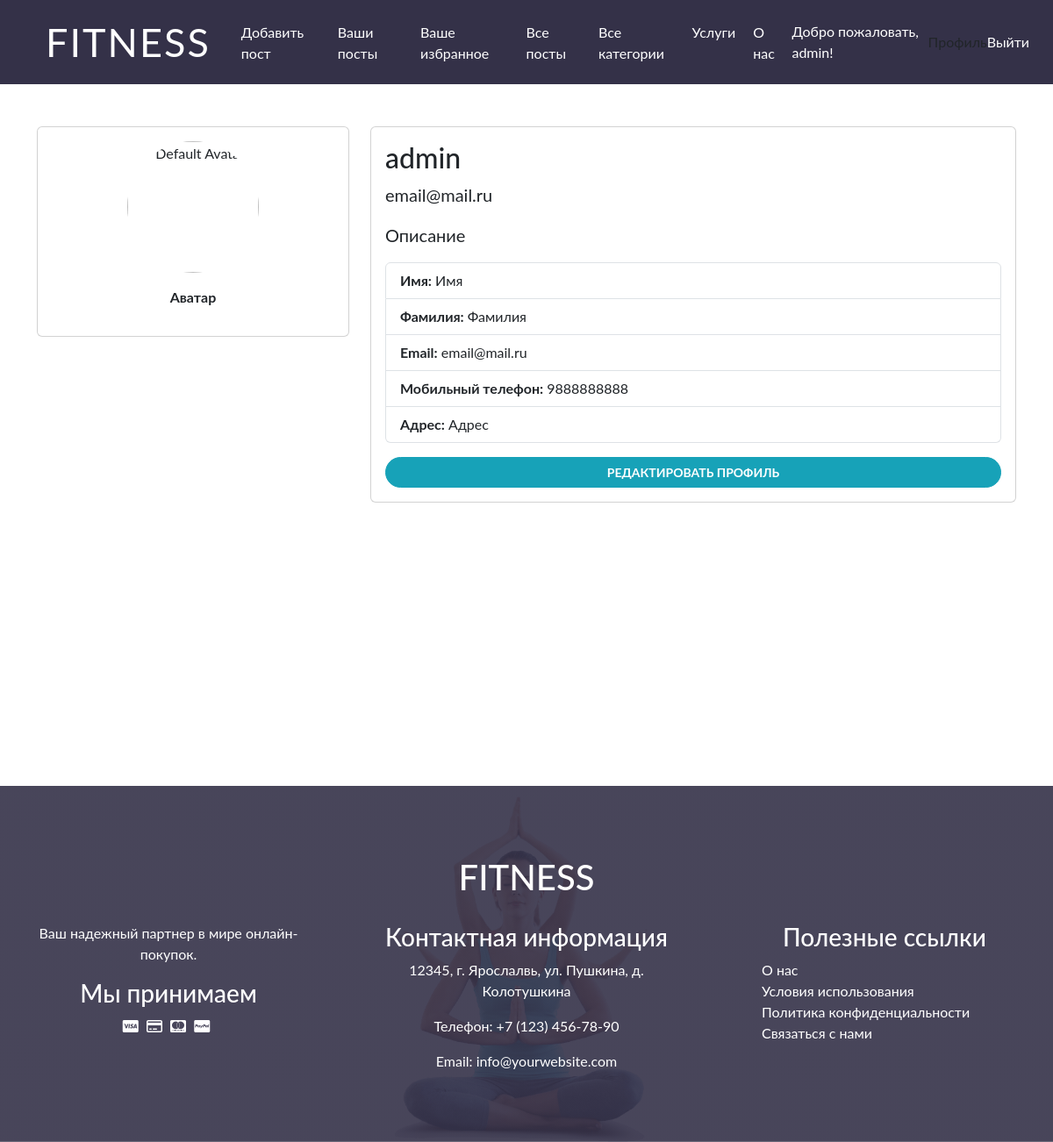
/profile/ (signed in), run on the app's committed database.
### blog/models.py (models this page shows, shortened)
class UserProfile(models.Model):
    user = models.OneToOneField(User, related_name='profile', on_delete=models.CASCADE)
    avatar = models.ImageField(upload_to='media/users/avatars/', null=True, blank=True)
    description = models.TextField(blank=True)
    first_name = models.CharField(max_length=255, blank=True)
    last_name = models.CharField(max_length=255, blank=True)
    email = models.EmailField(blank=True)
    mobile_number = models.CharField(max_length=20, blank=True)
    address_line1 = models.CharField(max_length=255, blank=True)
    class Meta:
        verbose_name = 'Профиль пользователя'
        verbose_name_plural = 'Профили пользователей'

### blog/views.py (the view, shortened to what this page needs)
# urls.py: path('profile/', UserProfileView.as_view(), name='view_profile'),
class UserProfileView(LoginRequiredMixin, TemplateView):
    template_name = 'users/profile.html'
    def get_context_data(self, **kwargs):
        context = super().get_context_data(**kwargs)
        context['profile'] = UserProfile.objects.get(user=self.request.user)
        return context

### templates/users/profile.html (shortened to what this page needs)
{% load static %}
{% include 'scheme/staticlinks.html' %}
{% include 'scheme/navbar.html' %}
<html lang="en">
<head>
</head>
<body>
<div class="d-flex flex-column min-vh-100">
    <div class="container mt-5">
        <div class="row">
            <div class="col-md-4">
                <div class="card">
                    <div class="card-body text-center">
                        {% if profile.avatar %}
                        <img src="{{ profile.avatar.url }}" class="rounded-circle" width="150px" alt="User Avatar">
                        {% else %}
                        <img src="/media/users/avatars/no_avatar.png" class="rounded-circle" width="150px"
                             alt="Default Avatar">
                        {% endif %}
                        <p class="mt-3"><b>Аватар</b></p>
                    </div>
                </div>
            </div>
            <div class="col-md-8">
                <div class="card">
                    <div class="card-body">
                        <h5 class="card-title">{{ profile.user.username }}</h5>
                        <p class="card-text">{{ profile.user.email }}</p>
                        <p class="card-text">{{ profile.description }}</p>
                        <ul class="list-group">
                            <li class="list-group-item"><strong>Имя:</strong> {{ profile.first_name }}</li>
                            <li class="list-group-item"><strong>Фамилия:</strong> {{ profile.last_name }}</li>
                            <li class="list-group-item"><strong>Email:</strong> {{ profile.email }}</li>
                            <li class="list-group-item"><strong>Мобильный телефон:</strong> {{ profile.mobile_number }}
                            </li>
                            <li class="list-group-item"><strong>Адрес:</strong> {{ profile.address_line1 }}
                            </li>
                        </ul>
                        <div class="d-flex justify-content-center mt-3">
                            <a href="/profile/edit/" class="btn btn-info">Редактировать профиль</a>
                        </div>
                    </div>
                </div>
            </div>
        </div>
    </div>
</div>
{% include 'scheme/footer.html' %}
</body>
</html>

### templates/scheme/navbar.html (shortened to what this page needs)
<div class="navbar navbar-expand-lg bg-dark navbar-dark">
    <div class="container-fluid">
        <a href="/" class="navbar-brand">Fitness</a>
        <div class="collapse navbar-collapse justify-content-between" id="navbarCollapse">
            <div class="navbar-nav ml-auto">
                {% if user.is_authenticated %}
                <a href="{% url 'post_new' %}" class="nav-item nav-link">Добавить пост</a>
                <a href="{% url 'user_posts' %}" class="nav-item nav-link">Ваши посты</a>
                <a href="{% url 'favorites_list' %}" class="nav-item nav-link">Ваше избранное</a>
                {% if user.is_superuser %}
                <a href="{% url 'all_posts' %}" class="nav-item nav-link">Все посты</a>
                <a href="{% url 'categories' %}" class="nav-item nav-link">Все категории</a>
                {% endif %}
                <a href="{% url 'services' %}" class="nav-item nav-link">Услуги</a>
                <a href="{% url 'about_us' %}" class="nav-item nav-link">О нас</a>
                {% endif %}
            </div>
            {% if user.is_authenticated %}
            <div class="custom_nav_div">
                <span class="nav-item nav-link ml-auto custom_welcome_msg">Добро пожаловать, {{ user.username }}!</span>
                <a href="{% url 'view_profile' %}" class="nav-item nav-link">Профиль</a>
                <a class="nav-item nav-link custom_logout_btn" href="{% url 'logout' %}">Выйти</a>
            </div>
            {% else %}
            <div class="custom_nav_div">
                <a href="{% url 'login' %}" class="nav-item nav-link custom_login_btn">Войти</a> /
                <a href="{% url 'signup' %}" class="nav-item nav-link custom_signup_btn">Зарегистрироваться</a>
            </div>
            {% endif %}
        </div>
    </div>
</div>

### static/css/styles.css (style rules this page uses)
.btn { font-size: 14px; font-weight: 700; text-transform: uppercase; color: #343148; transition: .3s; }

### static/css/footer.css (style rules this page uses)
body { overflow-x: hidden; }
.container { flex-grow: 1; }

### static/css/navbar.css (style rules this page uses)
.custom_nav_div { display: flex; align-items: center; }
.custom_welcome_msg { color: white; }
.custom_logout_btn { color: white; }
body { font-family: 'Lato', sans-serif; }
a, u { text-decoration: none; color: inherit; }
.navbar { padding: 15px; background: #343148 !important; z-index: 9999; }
.navbar .navbar-brand { margin: 25px; color:#fff; font-size:45px; line-height:0; text-transform:uppercase; letter-spacing:2px; transition:.5s }
.navbar-dark .navbar-nav .nav-link, .navbar-dark .navbar-nav .nav-link:focus, .navbar-dark .navbar-nav .nav-link:hover, .navbar-dark .navbar-nav .nav-link.active { padding:10px 10px 8px; color:#fff }

### templates/users/profile.html (style rules this page uses)
.btn-info { background-color: #17a2b8; border-color: #17a2b8; color: #fff; width: 100%; border-radius: 25px; }
.card-text { font-size: 1.25rem; }
.card-title { font-size: 2rem; }

### data on the page
UserProfile: user.username "admin", user.email "email@mail.ru", description "Описание", first_name "Имя", last_name "Фамилия", email "email@mail.ru", mobile_number "9888888888", address_line1 "Адрес"

### other printed values
{{ user.username }} "admin"
